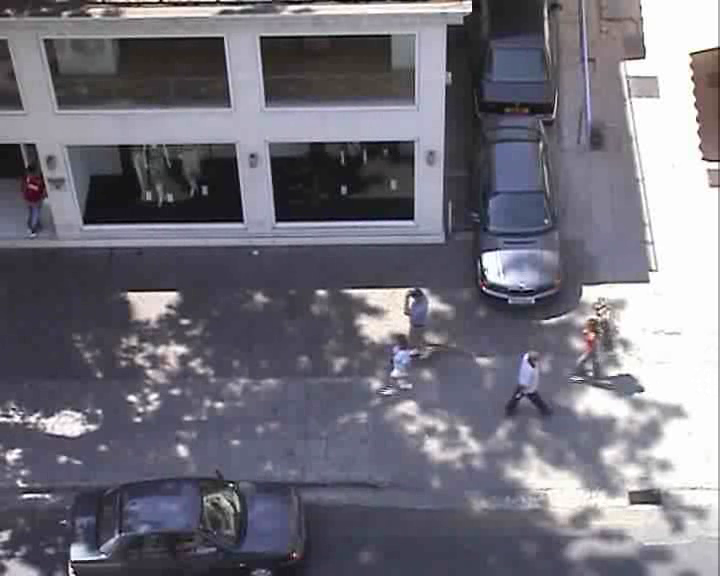
#> input picture zara1-214.png, 720 x 576 px
$ python zara1-extrapolation-MidSpeed.py
#> lines starting #> are read from the running program, lines starting #| are printed output that depends on the picture
import numpy as np
import matplotlib.pyplot as plt

xSpeedGT01 = np.asarray([221, 193, 166, 140, 116,  92,  68,  46])
ySpeedGT01 = np.asarray([411, 414, 416, 418, 421, 424, 426, 429])

xSpeed01 = np.asarray([295, 293, 289, 285, 281, 275, 270, 263])
ySpeed01 = np.asarray([260, 257, 255, 252, 250, 248, 245, 243])


plt.plot(xSpeed01,ySpeed01,zorder=1, color='purple', label='0.5', linewidth=3, linestyle='--')
#plt.plot(xSpeed02,ySpeed02,zorder=1, color='purple', linewidth=3, linestyle='--')
plt.plot(xSpeedGT01,ySpeedGT01,zorder=1, color='blue', linewidth=3, linestyle='--')
# [10 lines of commented-out code are left out]


plt.plot(xSpeed01[-1],ySpeed01[-1],zorder=1, marker='>', color='purple', linewidth=2)
#plt.plot(xSpeed02[-1],ySpeed02[-1],zorder=1, marker='>', color='purple', linewidth=2)
#plt.plot(xSpeedGT01[-1],ySpeedGT01[-1],zorder=1, marker='>', color='blue', linewidth=2)
#plt.plot(xSpeedGT02[-1],ySpeedGT02[-1],zorder=1, marker='>', color='blue', linewidth=2)

plt.legend(loc='center left')
plt.xticks([])
plt.yticks([])
ext = [0, 576, 0.00, 720]
img = plt.imread("../zara1-214.png")
#> img is the input picture: shape (576, 720, 3) float32; mean R, G, B 0.451, 0.443, 0.485
plt.imshow(img, zorder=0)
plt.show()
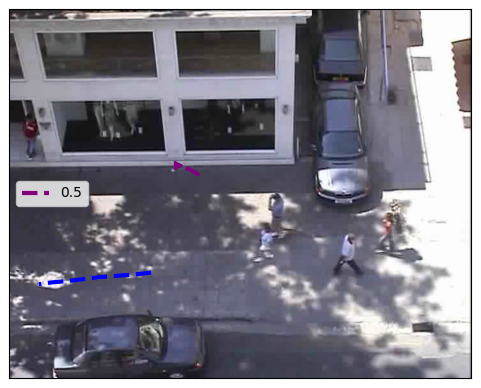
#> figure drawn by matplotlib, 1 panel

$ run again, with zara1-19.png copied over zara1-214.png
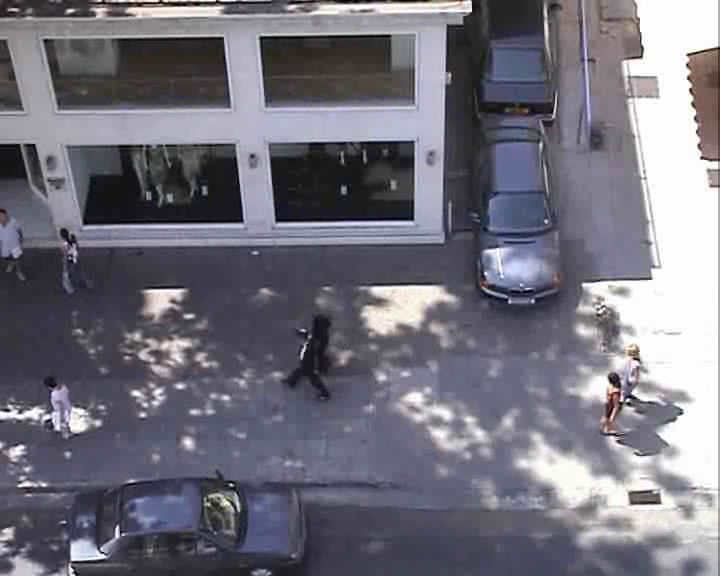
#> input picture zara1-19.png, 720 x 576 px
#> img is the input picture: shape (576, 720, 3) float32; mean R, G, B 0.451, 0.444, 0.488
#> `plt.show()`:
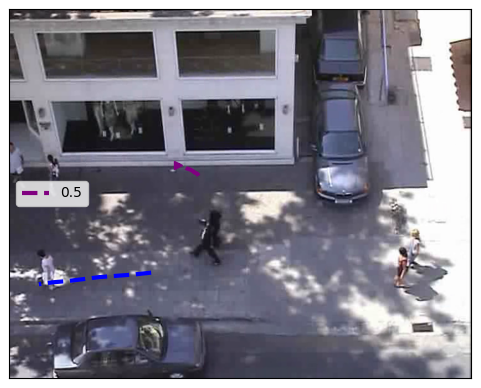
#> figure drawn by matplotlib, 1 panel
